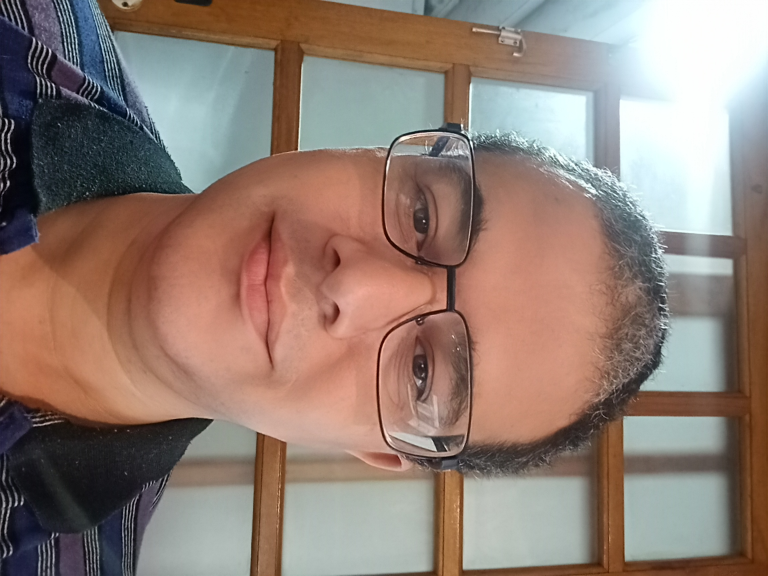
#> input picture seccao006/aula200/heraldo.jpg, 2304 x 1728 px (shown at 1/3 size)
$ python main.py
#> lines starting #> are read from the running program, lines starting #| are printed output that depends on the picture
# Pillow: redimensionando imagens com Python
# Essa biblioteca é o Photoshop do Python 😂
from pathlib import Path
from PIL import Image

ROOT_FOLDER = Path(__file__).parent
IMAGE_PATH = ROOT_FOLDER / "heraldo.jpg"
NEW_IMAGE_PATH = ROOT_FOLDER / "heraldo2.jpg"

image = Image.open(IMAGE_PATH)
#> image is the input picture: PIL image 2304x1728 RGB; mean R, G, B 145.7, 126.4, 116.6

width, height = image.size
#> width = 2304; height = 1728
exif = image.info['exif']

# width new_width
# height    ??
new_width = 640
new_height = round(height * (new_width / width))
#> new_height = 480

new_image = image.resize((new_width, new_height))
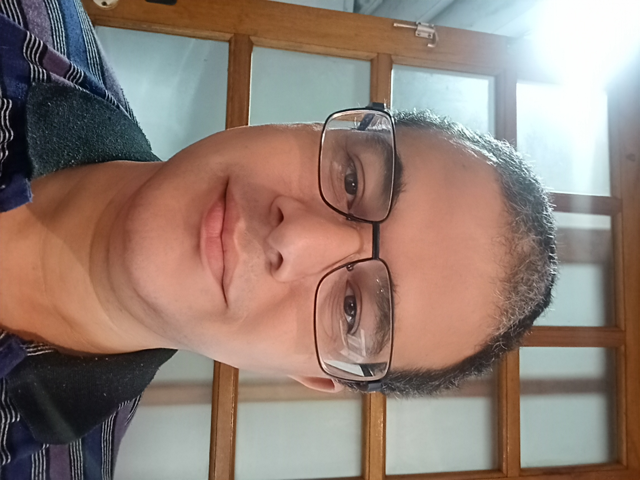
#> new_image: PIL image 640x480 RGB; mean R, G, B 145.7, 126.4, 116.6
new_image.save(NEW_IMAGE_PATH, optimize=True, quality=70, exif=exif)
